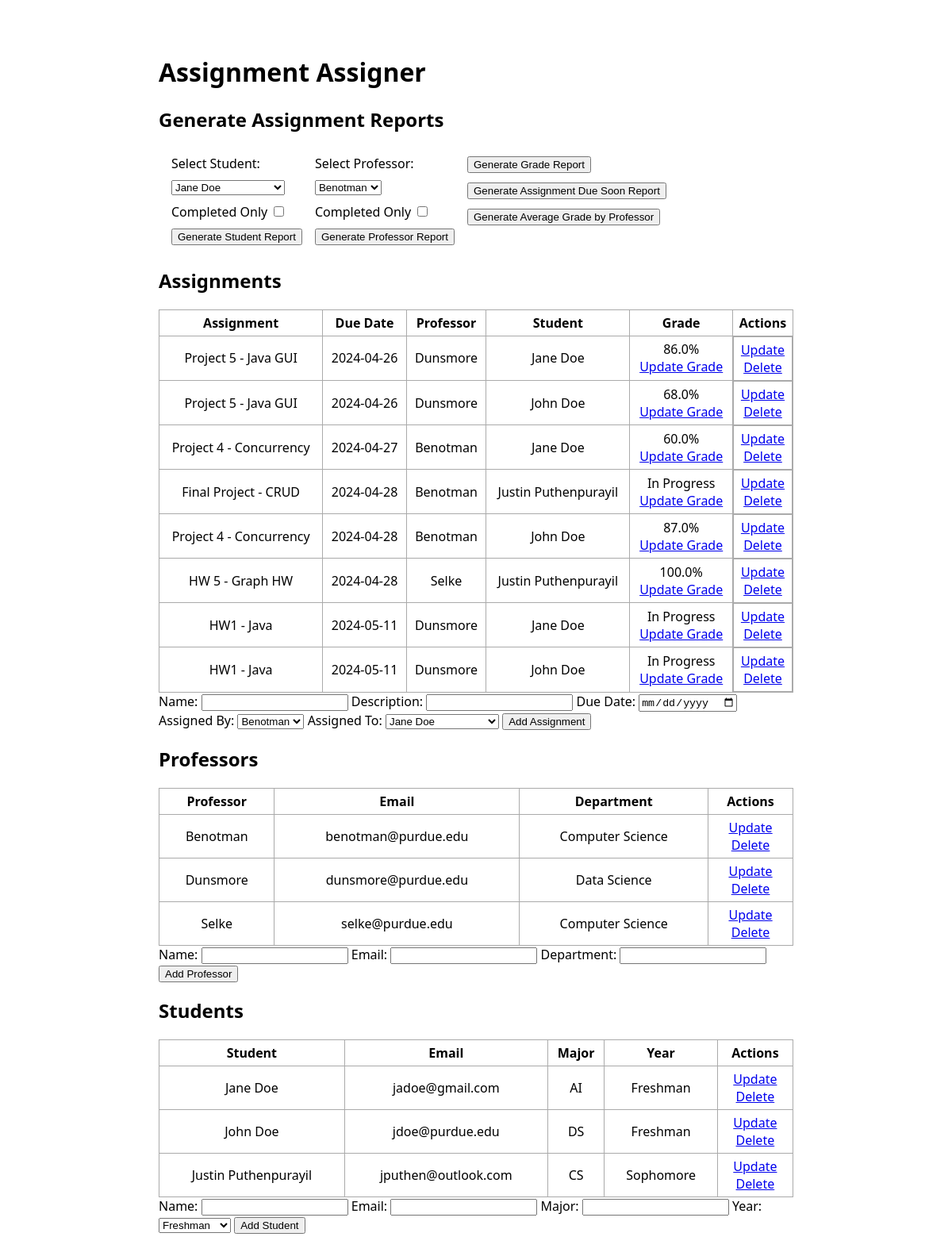
The page / on the database its author committed.
### app.py (models this page shows, shortened)
class Assignment(db.Model):
    id = db.Column(db.Integer, primary_key=True)
    student_id = db.Column(db.Integer, db.ForeignKey("student.id"), nullable=False)
    professor_id = db.Column(db.Integer, db.ForeignKey("professor.id"), nullable=False)
    name = db.Column(db.String(200), nullable=False)
    description = db.Column(db.Text, nullable=False)
    due_date = db.Column(db.DateTime, nullable=False, default=datetime.utcnow)
    student = db.relationship("Student", backref="assignments")
    professor = db.relationship("Professor", backref="assignments")

class Professor(db.Model):
    id = db.Column(db.Integer, primary_key=True)
    name = db.Column(db.String(100), nullable=False)
    email = db.Column(db.String(100), unique=True, nullable=False)
    department = db.Column(db.String(100), nullable=False)

class Student(db.Model):
    id = db.Column(db.Integer, primary_key=True)
    name = db.Column(db.String(100), nullable=False)
    email = db.Column(db.String(100), unique=True, nullable=False)
    major = db.Column(db.String(100), nullable=True)
    year = db.Column(db.String(100), nullable=True)

class Grades(db.Model):
    id = db.Column(db.Integer, primary_key=True)
    student_id = db.Column(db.Integer, db.ForeignKey("student.id"), nullable=False)
    assignment_id = db.Column(
        db.Integer, db.ForeignKey("assignment.id"), nullable=False
    )
    grade = db.Column(db.Float, nullable=True)
    student = db.relationship("Student", backref="grades_received")
    assignment = db.relationship("Assignment", backref="grades")

### app.py (the view)
@app.route("/", methods=["POST", "GET"])
def index():  # define route
    if request.method == "POST":
        action = request.form.get("action")
        if action == "addStudent":
            student_name = request.form["studentName"]
            student_email = request.form["studentEmail"]
            student_major = request.form["studentMajor"]
            student_year = request.form["studentYear"]
            new_student = Student(
                name=student_name,
                email=student_email,
                major=student_major,
                year=student_year,
            )
            try:
                db.session.add(new_student)
                db.session.commit()
                return redirect("/")
            except:
                return "Error adding student"
        elif action == "addProfessor":
            professor_name = request.form["professorName"]
            professor_email = request.form["professorEmail"]
            professor_department = request.form["professorDepartment"]
            new_professor = Professor(
                name=professor_name,
                email=professor_email,
                department=professor_department,
            )
            try:
                db.session.add(new_professor)
                db.session.commit()
                return redirect("/")
            except:
                return "Error adding professor"
        elif action == "addAssignment":
            assignment_name = request.form["assignmentName"]
            assignment_description = request.form["assignmentDescription"]
            assignment_due_date_str = request.form["assignmentDueDate"]
            assignment_professor_id = request.form["assignmentProfessorId"]
            assignment_student_id = request.form["assignmentStudentId"]
            assignment_due_date = datetime.strptime(assignment_due_date_str, "%Y-%m-%d")
            new_assignment = Assignment(
                name=assignment_name,
                description=assignment_description,
                due_date=assignment_due_date,
                professor_id=assignment_professor_id,
                student_id=assignment_student_id,
            )
            try:
                db.session.add(new_assignment)
                db.session.commit()
                new_student_assignment = Student_Assignments(
                    student_id=assignment_student_id,
                    assignment_id=new_assignment.id,
                    status="In Progress",
                )
                db.session.add(new_student_assignment)
                db.session.commit()
                new_grade = Grades(
                    student_id=assignment_student_id,
                    assignment_id=new_assignment.id,
                    grade="-1",
                )
                db.session.add(new_grade)
                db.session.commit()
                return redirect("/")
            except Exception as e:
                return "Error adding assignment" + str(e)
    else:
        students = Student.query.order_by(Student.name).all()
        professors = Professor.query.order_by(Professor.name).all()
        assignments = Assignment.query.order_by(Assignment.due_date).all()
        grades = Grades.query.all()
        return render_template(
            "index.html",
            assignments=assignments,
            professors=professors,
            students=students,
            grades=grades,
        )

### templates/index.html (shortened to what this page needs)
{% extends 'base.html' %}
{% block body %}
<div class="content">
    <h1>Assignment Assigner</h1>
    <h2>Generate Assignment Reports</h2>
    {% if assignments|length < 1 %} <h4>No Assignments to Generate Reports From</h4>
        {% else %}
        <div class="report">
            <form action="/report/student" method="GET" onsubmit="event.preventDefault(); redirectToStudentReport();">
                <span class="reportSingle">
                    <label for="studentId">Select Student:</label>
                    <select name="id" id="studentId" required>
                        {% for student in students %}
                        <option value="{{ student.id }}">{{ student.name }}</option>
                        {% endfor %}
                    </select>
                    <span>
                        <label for="gradeFilterId">Completed Only</label>
                        <input type="checkbox" id="gradeFilterId" name="gradeFilterId">
                    </span>
                    <input type="submit" value="Generate Student Report">
                </span>
            </form>
            <form action="/report/professor" method="GET"
                onsubmit="event.preventDefault(); redirectToProfessorReport();">
                <span class="reportSingle">
                    <label for="professorId">Select Professor:</label>
                    <select name="id" id="professorId" required>
                        {% for professor in professors %}
                        <option value="{{ professor.id }}">{{ professor.name }}</option>
                        {% endfor %}
                    </select>
                    <span>
                        <label for="gradeFilterId">Completed Only</label>
                        <input type="checkbox" id="gradeFilterId" name="gradeFilterId">
                    </span>
                    <input type="submit" value="Generate Professor Report">
                </span>
            </form>
            <span class="reportSingle">
                <form action="/report/avgGrades/" method="GET" onsubmit="event.preventDefault(); redirectGrade();">
                    <input type="submit" value="Generate Grade Report">
                </form>
                <form action="/report/dueSoon/" method="GET" onsubmit="event.preventDefault(); redirectDueSoon();">
                    <input type="submit" value="Generate Assignment Due Soon Report">
                </form>
                <form action="/report/avgGradeByProfessor/" method="GET"
                    onsubmit="event.preventDefault(); redirectAvgProfGrade();">
                    <input type="submit" value="Generate Average Grade by Professor">
                </form>
            </span>
        </div>
        {% endif %}
        <h2>Assignments</h2>
        {% if professors|length < 1 %} <h4>No Assignments in database</h4>
            {% else %}
            <table>
                <tr>
                    <th>Assignment</th>
                    <th>Due Date</th>
                    <th>Professor</th>
                    <th>Student</th>
                    <th>Grade</th>
                    <th>Actions</th>
                </tr>
                {% for assignment in assignments %}
                <tr>
                    <td>{{ assignment.name }} - {{ assignment.description }}</td>
                    <td>{{ assignment.due_date.strftime('%Y-%m-%d') }}</td>
                    <td>{{ assignment.professor.name }}</td>
                    <td>{{ assignment.student.name }}</td>
                    <td>
                        {% for grade in grades %}
                        {% if grade.student_id == assignment.student.id and grade.assignment_id == assignment.id %}
                        <span id="grade{{ grade.id }}">{{ grade.grade }}%</span>
                        <br>
                        <a href="/addGrade/{{grade.id}}">Update Grade</a>
                        {% endif %}
                        {% endfor %}
                    </td>
                    <td style="display: flex; flex-direction: column;">
                        <a href="/update/assignment/{{assignment.id}}">Update</a>
                        <a href="/delete/assignment/{{assignment.id}}">Delete</a>
                    </td>
                </tr>
                {% endfor %}
            </table>
            {% endif %}
            <form action="/" method="POST">
                <label for="assignmentName">Name: </label>
                <input required type="text" label name="assignmentName" id="assignmentName">
                <label for="assignmentDescription">Description: </label>
                <input required type="text" label name="assignmentDescription" id="assignmentDescription">
                <label for="assignmentDueDate">Due Date: </label>
                <input required type="date" label name="assignmentDueDate" id="assignmentDueDate">
                <label for="assignmentProfessorId">Assigned By: </label>
                <select name="assignmentProfessorId" id="assignmentProfessorId">
                    {% for professor in professors %}
                    <option value="{{professor.id}}">{{professor.name}}</option>
                    {% endfor %}
                </select>
                <label for="assignmentStudentId">Assigned To: </label>
                <select name="assignmentStudentId" id="assignmentStudentId">
                    {% for student in students %}
                    <option value="{{student.id}}">{{student.name}}</option>
                    {% endfor %}
                </select>
                <input type="submit" value="Add Assignment">
            </form>
            <h2>Professors</h2>
            {% if professors|length < 1 %} <h4>No professors in database</h4>
                {% else %}
                <table>
                    <tr>
                        <th>Professor</th>
                        <th>Email</th>
                        <th>Department</th>
                        <th>Actions</th>
                    </tr>
                    {% for professor in professors %}
                    <tr>
                        <td>{{ professor.name }}</td>
                        <td>{{ professor.email }}</td>
                        <td>{{ professor.department }}</td>
                        <td>
                            <a href="/update/professor/{{professor.id}}">Update</a>
                            <br>
                            <a href="/delete/professor/{{professor.id}}">Delete</a>
                        </td>
                    </tr>
                    {% endfor %}
                </table>
                {% endif %}
                <form action="/" method="POST">
                    <label for="professorName">Name: </label>
                    <input required type="text" label name="professorName" id="professorName">
                    <label for="professorEmail">Email: </label>
                    <input required type="email" label name="professorEmail" id="professorEmail">
                    <label for="professorDepartment">Department: </label>
                    <input required type="text" label name="professorDepartment" id="professorDepartment">
                    <input type="submit" value="Add Professor">
                </form>
                <h2>Students</h2>
                {% if students|length < 1 %} <h4>No students in database</h4>
                    {% else %}
                    <table>
                        <tr>
                            <th>Student</th>
                            <th>Email</th>
                            <th>Major</th>
                            <th>Year</th>
                            <th>Actions</th>
                        </tr>
                        {% for student in students %}
                        <tr>
                            <td>{{ student.name }}</td>
                            <td>{{ student.email }}</td>
                            <td>{{ student.major }}</td>
                            <td style="text-transform: capitalize;">{{ student.year }}</td>
                            <td>
                                <a href="/update/student/{{student.id}}">Update</a>
                                <br>
                                <a href="/delete/student/{{student.id}}">Delete</a>
                            </td>
                        </tr>
                        {% endfor %}
                    </table>
                    {% endif %}
                    <form action="/" method="POST">
                        <label for="studentName">Name: </label>
                        <input required type="text" label name="studentName" id="studentName">
                        <label for="studentName">Email: </label>
                        <input required type="email" label name="studentEmail" id="studentEmail">
                        <label required for="studentName">Major: </label>
                        <input type="text" label name="studentMajor" id="studentMajor">
                        <label required for="studentYear">Year: </label>
                        <select name="studentYear" id="studentYear">
                            <option value="freshman">Freshman</option>
                        </select>
                        <input type="submit" value="Add Student">
                    </form>
</div>
{% endblock %}

### static/css/main.css (style rules this page uses)
body, html { margin: 0; font-family: "Segoe UI", Tahoma, Geneva, Verdana, sans-serif; }
.content { margin: 0 auto; padding: 3rem; max-width: 800px; }
table, td, th { border: 1px solid #aaa; }
table { border-collapse: collapse; width: 100%; }
th { height: 30px; }
td { text-align: center; padding: 5px; }
.report { display: flex; flex-direction: row; margin: 0.5rem; }
.reportSingle { display: flex; flex-direction: column; align-items: start; margin: 0.5rem; gap: 10px; }

### rows shown on the page
Assignment: name "Project 5", description "Java GUI", due_date "2024-04-26", professor.name "Dunsmore", student.name "Jane Doe"
Grades: grade "86.0"
Assignment: name "Project 5", description "Java GUI", due_date "2024-04-26", professor.name "Dunsmore", student.name "John Doe"
Grades: grade "68.0"
Assignment: name "Project 4", description "Concurrency", due_date "2024-04-27", professor.name "Benotman", student.name "Jane Doe"
Grades: grade "60.0"
Assignment: name "Final Project", description "CRUD", due_date "2024-04-28", professor.name "Benotman", student.name "Justin Puthenpurayil"
Assignment: name "Project 4", description "Concurrency", due_date "2024-04-28", professor.name "Benotman", student.name "John Doe"
Grades: grade "87.0"
Assignment: name "HW 5", description "Graph HW", due_date "2024-04-28", professor.name "Selke", student.name "Justin Puthenpurayil"
Grades: grade "100.0"
Assignment: name "HW1", description "Java", due_date "2024-05-11", professor.name "Dunsmore", student.name "Jane Doe"
Assignment: name "HW1", description "Java", due_date "2024-05-11", professor.name "Dunsmore", student.name "John Doe"
Professor: name "Benotman", email "benotman@purdue.edu", department "Computer Science"
Professor: name "Dunsmore", email "dunsmore@purdue.edu", department "Data Science"
Professor: name "Selke", email "selke@purdue.edu", department "Computer Science"
Student: name "Jane Doe", email "jadoe@gmail.com", major "AI", year "Freshman"
Student: name "John Doe", email "jdoe@purdue.edu", major "DS", year "Freshman"
Student: name "Justin Puthenpurayil", email "jputhen@outlook.com", major "CS", year "Sophomore"

### other values the page prints
form field id "Jane Doe"
form field id "Benotman"
form field assignmentProfessorId "Benotman"
form field assignmentStudentId "Jane Doe"
